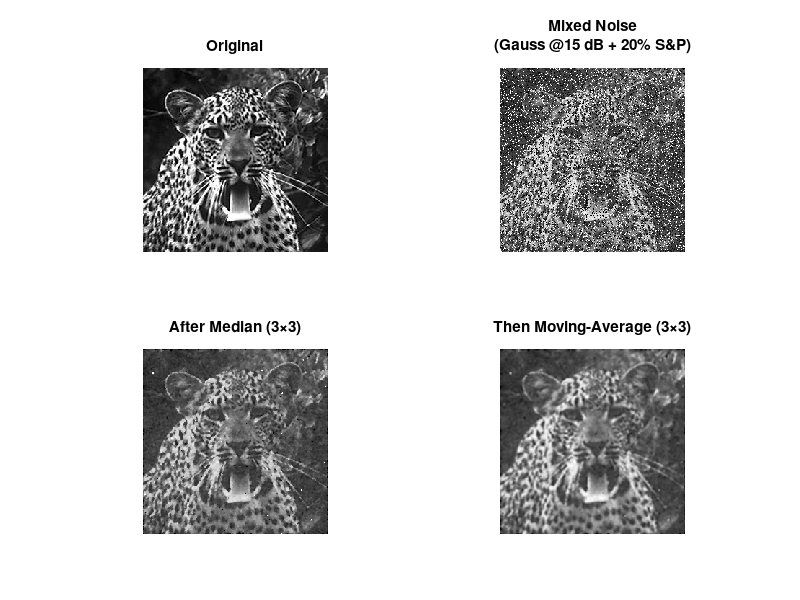

Here is the MATLAB script that generated this plot:

% Load the  image
S = load('tiger.mat');
if isfield(S,'I')
    I = S.I;
elseif isfield(S,'tiger')
    I = S.tiger;
else
    error('Unexpected variable name in tiger.mat');
end
I = double(I);                % convert to double

%  Add Gaussian noise @15 dB SNR
SNRdB    = 15;
P_signal = mean(I(:).^2);
P_noise  = P_signal / (10^(SNRdB/10));
sigma    = sqrt(P_noise);
rng(0);                        % for reproducibility
I_gauss  = I + sigma*randn(size(I));


snr_gauss = 10*log10( mean(I(:).^2) / mean((I_gauss(:)-I(:)).^2) );
fprintf('Gaussian-only SNR: %.2f dB (target %d dB)\n', snr_gauss, SNRdB);

% Add 20% salt-&-pepper noise
I_norm      = mat2gray(I_gauss);      
amount      = 0.20;
I_mixed     = imnoise(I_norm,'salt & pepper',amount);

% Verify actual impulsive ratio
impulses = sum(I_mixed(:)==0 | I_mixed(:)==1);
actual_pct = 100 * impulses/numel(I_mixed);
fprintf('Salt–&–pepper ratio: %.2f%% (target 20%%)\n', actual_pct);

% Denoising: Median → Moving‐Average
%  3×3 median
I_med = medfilt2(I_mixed, [3 3]);

%  3×3 moving‐average
h_avg = fspecial('average',[3 3]);
I_out = imfilter(I_med, h_avg, 'replicate');


figure('Position',[100 100 900 700]);

subplot(2,2,1)
imshow(I,[]) 
title('Original')

subplot(2,2,2)
imshow(I_mixed,[])
title(sprintf('Mixed Noise\n(Gauss @15 dB + 20%% S&P)'))

subplot(2,2,3)
imshow(I_med,[])
title('After Median (3×3)')

subplot(2,2,4)
imshow(I_out,[])
title('Then Moving-Average (3×3)')

% Compute and print final SNR
snr_out = 10*log10( mean(I(:).^2) / mean((I_out(:)-I(:)).^2) );
fprintf('Final output SNR: %.2f dB\n', snr_out);
